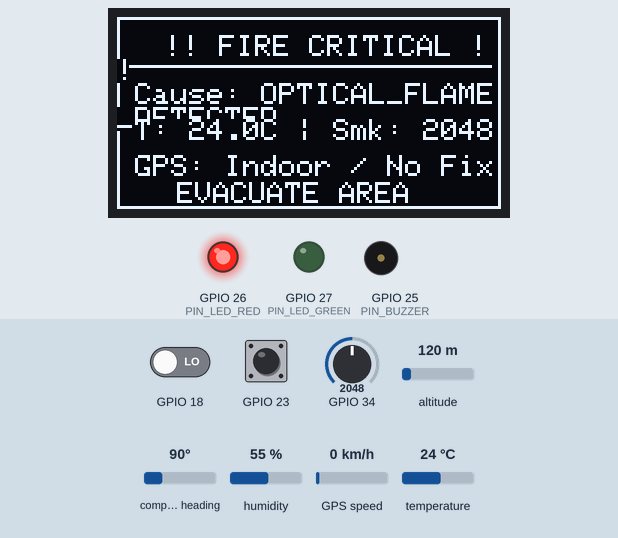
This sketch was run on a simulated ESP32. Parts: 128×64 one-colour display, output pins drawn as LEDs (lit = HIGH), buzzer (waves = sounding, pin HIGH). The test bench sets the inputs (shaded band); at power-on: GPIO 18 LOW, GPIO 34 = 2048, humidity 55 %, GPIO 23 HIGH, altitude 120 m, compass heading 90°, GPS speed 0 km/h, temperature 24 °C (analog values on the 0–4095 scale). WiFi joins after 1.5 s; servers stay silent unless stated; the GPS gets a fix after 3 s at 37.7749, -122.4194 with 8 satellites; web services answer with replies made up by the test bench; what the sketch prints to the serial monitor is not drawn.

Above: at 3.07 s.
3.1 s: GPIO 18 driven HIGH
5.1 s: GPIO 34 set to 1093
At 5.32 s:
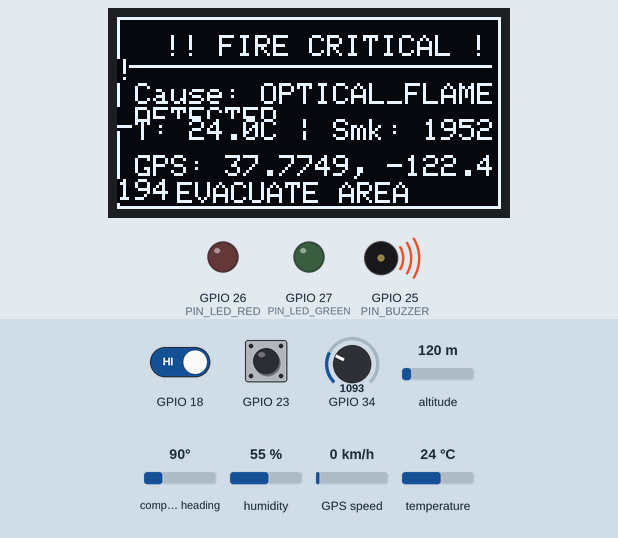
8.0 s: GPIO 34 set to 989
At 10.1 s:
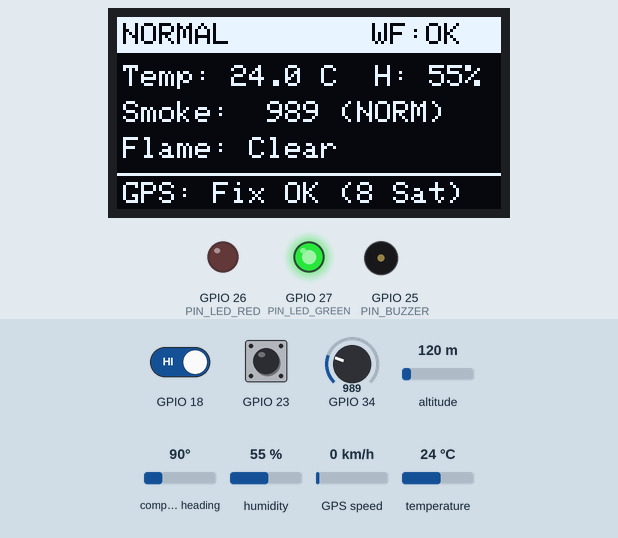
15.2 s: humidity set to 16 %
At 19.2 s:
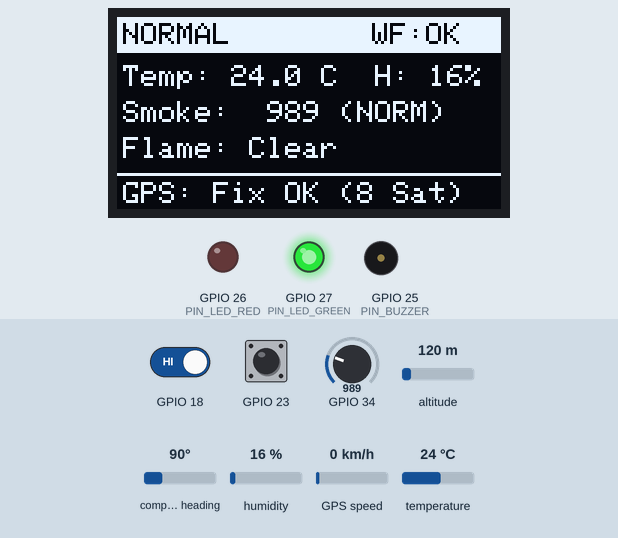
23.2 s: humidity set to 13 %
At 29.6 s:
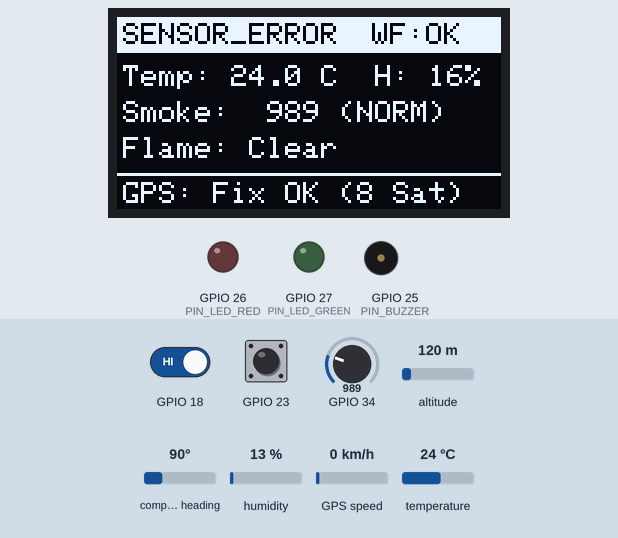
30.2 s: GPIO 23 pulled LOW for 0.15 s
At 31.01 s:
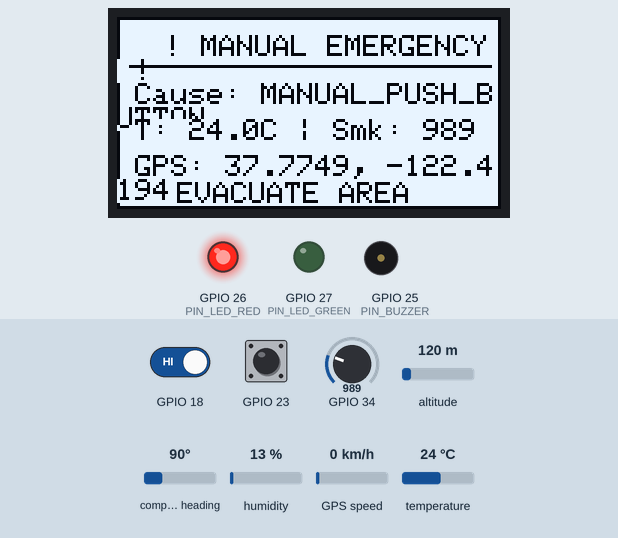
Timing chart, 0 to 31.9 s (numbered marks = the images above; inputs shaded):
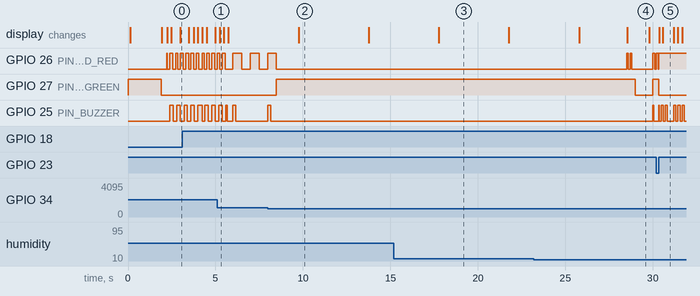

Measured:
- the behaviour switches between 1050 and 1049 on GPIO 34 (found by bisection; images 1 and 2)
- the behaviour switches between 15 and 14 % on humidity (found by bisection; images 3 and 4)
- after the input at 8.0 s, GPIO 26 (PIN_LED_RED): goes on until 8.5 s, then stays LOW; GPIO 27 (PIN_LED_GREEN): LOW → HIGH after 0.47 s; GPIO 25 (PIN_BUZZER): goes on until 8.2 s, then stays LOW; the display: changes after 1.8 s (image 2)
- after the input at 23.2 s, GPIO 26 (PIN_LED_RED): goes HIGH 0.10 s, LOW 0.10 s, HIGH 0.10 s, LOW 1.2 s, HIGH 0.09 s, then LOW, starting after 5.3 s; GPIO 27 (PIN_LED_GREEN): HIGH → LOW after 5.8 s, → HIGH 1.0 s later
- after the input at 30.2 s, GPIO 27 (PIN_LED_GREEN): HIGH → LOW after 0.13 s instead of 0.80 s; the display: first differs from a run without the input after 0.36 s (image 5)
- what the display in image 2 shows lasts 4.0 s, from 9.8 s to 13.8 s
- what the display in image 4 shows lasts 1.3 s, from 28.5 s to 29.8 s

The sketch:

smart_fire_detection.ino
```cpp
#include <Arduino.h>
#include "config.h"
#include "types.h"
#include "system_manager.h"
#include "mq2.h"
#include "dht11.h"
#include "flame.h"
#include "gps.h"
#include "detection.h"
#include "alarm.h"
#include "emergency.h"
#include "oled.h"
#include "wifi_manager.h"
#include "telegram_manager.h"
#include "web_server.h"

// =============================================================================
// GLOBAL SENSOR DRIVERS
// =============================================================================
MQ2Sensor   mq2Sensor;
DHTSensor   dhtSensor;
FlameSensor flameSensor;
GPSSensor   gpsSensor;

// =============================================================================
// CONTROLLERS & DISPLAY
// =============================================================================
DetectionController  detectionController;
AlarmController      alarmController;
EmergencyController  emergencyController;
OLEDDisplay          oledDisplay;

// =============================================================================
// COMMUNICATION SERVICES & REST API
// =============================================================================
WiFiManager      wifiManager;
TelegramManager  telegramManager;
DeviceWebServer  webServer;

// =============================================================================
// GLOBAL SYSTEM STATE & TELEMETRY
// =============================================================================
SensorReadings sensorData;
SystemStatus systemStatus;

// =============================================================================
// NON-BLOCKING TASK TIMERS (millis() tracking)
// =============================================================================
static unsigned long lastButtonPollTime   = 0;
static unsigned long lastFlamePollTime    = 0;
static unsigned long lastMQ2SampleTime    = 0;
static unsigned long lastDHTSampleTime    = 0;
static unsigned long lastThreatEvalTime   = 0;
static unsigned long lastOLEDRefreshTime  = 0;
static unsigned long lastWiFiCheckTime    = 0;
static unsigned long lastTelegramTime     = 0;
static unsigned long lastDiagnosticsTime  = 0;

// =============================================================================
// SETUP - HARDWARE & SUBSYSTEM INITIALIZATION
// =============================================================================
void setup() {
    // 1. Initialize Serial Interface for Debug & Logging
    Serial.begin(DEBUG_SERIAL_BAUD);
    unsigned long startWait = millis();
    while (!Serial && (millis() - startWait < 1500)) {
        // Wait briefly for USB Serial interface to enumerate
    }

    // 2. Initialize Core Hardware Pin Modes and Default States
    SystemManager::initHardware();

    // 3. Print Detailed Boot Information & Diagnostics
    SystemManager::printBootDiagnostics();

    // 4. Initialize Global State Structures
    systemStatus.currentState = STATE_BOOT;
    systemStatus.previousState = STATE_BOOT;
    systemStatus.activeThreat = THREAT_NONE;
    systemStatus.wifiConnected = false;
    strcpy(systemStatus.ipAddress, "0.0.0.0");
    systemStatus.wifiRSSI = 0;
    systemStatus.stateEnterTime_ms = millis();
    systemStatus.lastCriticalAlert_ms = 0;
    systemStatus.lastWarningAlert_ms = 0;
    systemStatus.uptimeSeconds = 0;
    systemStatus.freeHeapBytes = ESP.getFreeHeap();

    // Initialize Sensor Data Defaults
    sensorData.temperature = 0.0f;
    sensorData.humidity = 0.0f;
    sensorData.smoke_raw = 0;
    sensorData.smoke_voltage = 0.0f;
    sensorData.flame_detected = false;
    sensorData.emergency_pressed = false;
    sensorData.dht_valid = false;
    sensorData.mq2_valid = false;
    sensorData.flame_valid = false;
    sensorData.gps_valid = false;
    sensorData.gps_latitude = 0.0;
    sensorData.gps_longitude = 0.0;
    sensorData.gps_satellites = 0;
    sensorData.gps_altitude_m = 0.0f;
    sensorData.gps_hdop = 99.9f;
    strcpy(sensorData.gps_time_str, "Booting");
    sensorData.last_dht_read_ms = 0;
    sensorData.last_mq2_read_ms = 0;

    // 5. Initialize Display (shows boot splash)
    oledDisplay.begin();

    // 6. Initialize Individual Sensor Subsystems
    Serial.println("[SETUP] Initializing individual sensor modules...");
    mq2Sensor.begin();
    dhtSensor.begin();
    flameSensor.begin();
    gpsSensor.begin();

    // 7. Initialize Actuator Controllers
    alarmController.begin();
    emergencyController.begin();
    detectionController.begin();

    // 8. Initialize Communication Services & REST API Server
    wifiManager.begin();
    wifiManager.checkConnection(systemStatus);
    telegramManager.begin();
    webServer.begin(&detectionController, &emergencyController);

    if (systemStatus.wifiConnected) {
        telegramManager.sendBootNotification(systemStatus.ipAddress);
    }

    // 9. Transition to STATE_NORMAL
    systemStatus.currentState = STATE_NORMAL;
    systemStatus.previousState = STATE_BOOT;
    systemStatus.stateEnterTime_ms = millis();

    // 10. Arm Hardware Task Watchdog Timer (8 seconds)
    SystemManager::initWatchdog(8);

    Serial.println("[SYSTEM] Subsystems, sensors, display, REST API, and telemetry services operational.\n");
}

// =============================================================================
// MAIN EXECUTION LOOP - COOPERATIVE TIME-SLICED SCHEDULER
// =============================================================================
void loop() {
    unsigned long currentMillis = millis();

    // 1. Kick the Task Watchdog to prevent reboot
    SystemManager::feedWatchdog();

    // 2. High-Frequency: Stream GPS NMEA characters from UART FIFO
    gpsSensor.update(sensorData);

    // 3. High-Frequency: Handle incoming HTTP REST API requests
    webServer.handleClient(sensorData, systemStatus);

    // 4. High-Frequency: Emergency Button Debounce, Latching & Long-Press Reset (20 ms)
    if (currentMillis - lastButtonPollTime >= INTERVAL_BUTTON_POLL_MS) {
        lastButtonPollTime = currentMillis;
        emergencyController.poll(sensorData, systemStatus);
    }

    // 5. High-Frequency Task: Optical Flame Sensor Poll (50 ms)
    if (currentMillis - lastFlamePollTime >= INTERVAL_FLAME_POLL_MS) {
        lastFlamePollTime = currentMillis;
        flameSensor.sample(sensorData);
    }

    // 6. Medium-Frequency Task: MQ-2 Analog Oversampling & Filter (100 ms)
    if (currentMillis - lastMQ2SampleTime >= INTERVAL_MQ2_SAMPLE_MS) {
        lastMQ2SampleTime = currentMillis;
        mq2Sensor.sample(sensorData);
    }

    // 7. Threat Evaluation & State Machine Update (100 ms)
    if (currentMillis - lastThreatEvalTime >= INTERVAL_THREAT_EVAL_MS) {
        lastThreatEvalTime = currentMillis;
        detectionController.evaluate(sensorData, systemStatus);
        // Dispatch notifications if threat status warrants alerting
        telegramManager.dispatchAlerts(sensorData, systemStatus);
    }

    // 8. Continuous Non-Blocking Alarm Cadence Update (LEDs and Buzzer)
    alarmController.update(systemStatus.currentState);

    // 9. Medium-Frequency Task: OLED Display Refresh (250 ms)
    if (currentMillis - lastOLEDRefreshTime >= INTERVAL_OLED_REFRESH_MS) {
        lastOLEDRefreshTime = currentMillis;
        oledDisplay.update(sensorData, systemStatus);
    }

    // 10. Low-Frequency Task: DHT11 Temperature & Humidity Ingestion (2000 ms)
    if (currentMillis - lastDHTSampleTime >= INTERVAL_DHT11_SAMPLE_MS) {
        lastDHTSampleTime = currentMillis;
        dhtSensor.sample(sensorData);
    }

    // 11. Low-Frequency Task: Wi-Fi Reconnection & Health Monitor (5000 ms)
    if (currentMillis - lastWiFiCheckTime >= INTERVAL_WIFI_CHECK_MS) {
        lastWiFiCheckTime = currentMillis;
        wifiManager.checkConnection(systemStatus);
    }

    // 12. Low-Frequency Task: Telegram Notification Queue Worker (1000 ms)
    if (currentMillis - lastTelegramTime >= INTERVAL_TELEGRAM_WORKER_MS) {
        lastTelegramTime = currentMillis;
        telegramManager.processQueue();
    }

    // 13. Periodic Heartbeat & Telemetry Summary Log (every 10 seconds)
    if (currentMillis - lastDiagnosticsTime >= 10000UL) {
        lastDiagnosticsTime = currentMillis;
        SystemManager::refreshDiagnostics(systemStatus);

        Serial.printf("[HEARTBEAT] State: %-7s (Threat: %-25s) | T: %.1fC | H: %.1f%% | Smk: %4u ADC | Flame: %s | WiFi: %s | GPS: %s (%u Sats) | Heap: %u B\n",
                      SystemManager::stateToString(systemStatus.currentState),
                      SystemManager::threatToString(systemStatus.activeThreat),
                      sensorData.temperature,
                      sensorData.humidity,
                      sensorData.smoke_raw,
                      sensorData.flame_detected ? "TRIGGERED!" : "Clear",
                      systemStatus.wifiConnected ? "Connected" : "Disconnected",
                      sensorData.gps_valid ? "FIX OK" : (gpsSensor.isHardwareConnected() ? "Searching" : "No Module"),
                      sensorData.gps_satellites,
                      systemStatus.freeHeapBytes);
    }
}
```

alarm.cpp
```cpp
#include "alarm.h"

AlarmController::AlarmController()
    : _buzzerState(false),
      _redLedState(false),
      _greenLedState(true),
      _lastBuzzerStep_ms(0),
      _lastLedStep_ms(0),
      _patternPhase(0) {
}

void AlarmController::begin() {
    pinMode(PIN_BUZZER, OUTPUT);
    pinMode(PIN_LED_RED, OUTPUT);
    pinMode(PIN_LED_GREEN, OUTPUT);

    // Initial safe states: Green ON, Red OFF, Buzzer OFF
    setOutputs(true, false, false);
    Serial.println("[ALARM] Local visual & audible alarm controller initialized.");
}

void AlarmController::setOutputs(bool green, bool red, bool buzzer) {
    if (_greenLedState != green) {
        _greenLedState = green;
        digitalWrite(PIN_LED_GREEN, green ? HIGH : LOW);
    }
    if (_redLedState != red) {
        _redLedState = red;
        digitalWrite(PIN_LED_RED, red ? HIGH : LOW);
    }
    if (_buzzerState != buzzer) {
        _buzzerState = buzzer;
        digitalWrite(PIN_BUZZER, buzzer ? HIGH : LOW);
    }
}

void AlarmController::silence() {
    setOutputs(_greenLedState, false, false);
}

void AlarmController::handleNormalPattern() {
    // Solid Green, Red OFF, Buzzer OFF
    setOutputs(true, false, false);
}

void AlarmController::handleWarningPattern() {
    unsigned long now = millis();

    // Red LED: Blinks 500ms ON / 500ms OFF
    bool redState = ((now / 500UL) % 2 == 0);

    // Buzzer: Intermittent advisory chirp: 150ms ON every 2000ms
    unsigned long buzzerCycle = now % 2000UL;
    bool buzzerState = (buzzerCycle < 150UL);

    setOutputs(false, redState, buzzerState);
}

void AlarmController::handleCriticalPattern() {
    unsigned long now = millis();

    // Red LED: Rapid 150ms Strobe
    bool redState = ((now / 150UL) % 2 == 0);

    // Buzzer: Urgent alarm cadence: 200ms ON / 200ms OFF
    bool buzzerState = ((now / 200UL) % 2 == 0);

    setOutputs(false, redState, buzzerState);
}

void AlarmController::handleEmergencyPattern() {
    unsigned long now = millis();

    // Red LED: Solid ON (or high-speed 100ms strobe)
    bool redState = true;

    // Buzzer: Piercing continuous tone (or fast warble 100ms ON / 100ms OFF)
    bool buzzerState = ((now / 120UL) % 2 == 0);

    setOutputs(false, redState, buzzerState);
}

void AlarmController::handleSensorErrorPattern() {
    unsigned long now = millis();

    // Green LED: Slow toggle
    bool greenState = ((now / 1000UL) % 2 == 0);

    // Red LED: Double-pulse diagnostic blink
    unsigned long subCycle = now % 1500UL;
    bool redState = (subCycle < 100UL || (subCycle >= 200UL && subCycle < 300UL));

    // Buzzer: Brief chirp every 3 seconds
    unsigned long buzzCycle = now % 3000UL;
    bool buzzerState = (buzzCycle < 60UL);

    setOutputs(greenState, redState, buzzerState);
}

void AlarmController::update(SystemState state) {
    switch (state) {
        case STATE_NORMAL:
            handleNormalPattern();
            break;
        case STATE_WARNING:
            handleWarningPattern();
            break;
        case STATE_CRITICAL:
            handleCriticalPattern();
            break;
        case STATE_EMERGENCY:
            handleEmergencyPattern();
            break;
        case STATE_SENSOR_ERROR:
            handleSensorErrorPattern();
            break;
        case STATE_BOOT:
        default:
            setOutputs(true, false, false);
            break;
    }
}
```

alarm.h
```cpp
#ifndef ALARM_CONTROLLER_H
#define ALARM_CONTROLLER_H

#include <Arduino.h>
#include "config.h"
#include "types.h"

class AlarmController {
public:
    AlarmController();

    void begin();

    /**
     * @brief Updates LED and Buzzer outputs according to active system state.
     * Non-blocking, must be called regularly in the main loop.
     */
    void update(SystemState state);

    void silence();

    bool isBuzzerActive() const   { return _buzzerState; }
    bool isRedLedActive() const    { return _redLedState; }
    bool isGreenLedActive() const  { return _greenLedState; }

private:
    bool _buzzerState;
    bool _redLedState;
    bool _greenLedState;

    unsigned long _lastBuzzerStep_ms;
    unsigned long _lastLedStep_ms;
    uint8_t       _patternPhase;

    void setOutputs(bool green, bool red, bool buzzer);
    void handleNormalPattern();
    void handleWarningPattern();
    void handleCriticalPattern();
    void handleEmergencyPattern();
    void handleSensorErrorPattern();
};

#endif // ALARM_CONTROLLER_H
```

detection.h
```cpp
#ifndef DETECTION_CONTROLLER_H
#define DETECTION_CONTROLLER_H

#include <Arduino.h>
#include "config.h"
#include "types.h"

class DetectionController {
public:
    DetectionController();

    void begin();

    /**
     * @brief Core sensor fusion evaluation algorithm.
     * Evaluates fused sensor readings and drives deterministic state machine transitions.
     *
     * @param sensors Constant reference to current sensor readings.
     * @param status Reference to system status to update state and active threat.
     */
    void evaluate(const SensorReadings& sensors, SystemStatus& status);

    // Dynamic Threshold Configuration
    void setSmokeWarnThreshold(uint16_t val) { _smokeWarnThreshold = val; }
    void setSmokeCritThreshold(uint16_t val) { _smokeCritThreshold = val; }
    void setTempWarnThreshold(float val)     { _tempWarnThreshold = val; }
    void setTempCritThreshold(float val)     { _tempCritThreshold = val; }

    uint16_t getSmokeWarnThreshold() const { return _smokeWarnThreshold; }
    uint16_t getSmokeCritThreshold() const { return _smokeCritThreshold; }
    float    getTempWarnThreshold() const  { return _tempWarnThreshold; }
    float    getTempCritThreshold() const  { return _tempCritThreshold; }

    bool stateChangedThisCycle() const { return _stateChanged; }

private:
    uint16_t _smokeWarnThreshold;
    uint16_t _smokeCritThreshold;
    float    _tempWarnThreshold;
    float    _tempCritThreshold;

    bool     _stateChanged;

    SystemState determineState(const SensorReadings& sensors,
                               SystemState currentState,
                               ThreatReason& outThreat);

    void onStateTransition(SystemState from, SystemState to, ThreatReason threat);
};

#endif // DETECTION_CONTROLLER_H
```

dht11.cpp
```cpp
#include "dht11.h"

DHTSensor::DHTSensor()
    : _dht(PIN_DHT11, DHT11),
      _lastValidTemp(25.0f),
      _lastValidHumidity(50.0f),
      _isValid(false),
      _consecutiveErrors(0),
      _lastAttemptTime_ms(0) {
}

void DHTSensor::begin() {
    _dht.begin();
    Serial.printf("[DHT11] Initialized on GPIO %d. Ready for single-wire telemetry.\n", PIN_DHT11);

    // Perform initial read attempt
    delay(50);
    float t = _dht.readTemperature();
    float h = _dht.readHumidity();

    if (!isnan(t) && !isnan(h) && t >= 0.0f && t <= 60.0f) {
        _lastValidTemp = t;
        _lastValidHumidity = h;
        _isValid = true;
        Serial.printf("[DHT11] Initial reading valid: Temp=%.1f C, Humidity=%.1f %%\n", t, h);
    } else {
        Serial.println("[DHT11] Initial reading pending (sensor warming up or awaiting first bus cycle).");
    }
}

void DHTSensor::sample(SensorReadings& data) {
    _lastAttemptTime_ms = millis();
    float t = _dht.readTemperature();
    float h = _dht.readHumidity();

    // Check for standard 1-wire timing/checksum failure or physical disconnection
    bool readFailed = (isnan(t) || isnan(h) || t < 0.0f || t > 60.0f || h < 15.0f || h > 98.0f);

    if (readFailed) {
        if (_consecutiveErrors < 255) {
            _consecutiveErrors++;
        }

        // If 3 consecutive 2-second reads fail (6 seconds with no signal), declare sensor invalid
        if (_consecutiveErrors >= 3) {
            _isValid = false;
            Serial.printf("[DHT11] WARNING: Consecutive read failures (%u). Check wiring on GPIO %d.\n",
                          _consecutiveErrors, PIN_DHT11);
        }
    } else {
        _consecutiveErrors = 0;
        _isValid = true;
        _lastValidTemp = t;
        _lastValidHumidity = h;
    }

    // Populate shared telemetry (retains last known good value during transient single drops)
    data.temperature = _lastValidTemp;
    data.humidity = _lastValidHumidity;
    data.dht_valid = _isValid;
    data.last_dht_read_ms = _lastAttemptTime_ms;
}
```

dht11.h
```cpp
#ifndef DHT11_SENSOR_H
#define DHT11_SENSOR_H

#include <Arduino.h>
#include <DHT.h>
#include "config.h"
#include "types.h"

class DHTSensor {
public:
    DHTSensor();

    void begin();
    void sample(SensorReadings& data);

    float getTemperature() const { return _lastValidTemp; }
    float getHumidity() const { return _lastValidHumidity; }
    bool isValid() const { return _isValid; }
    uint8_t getConsecutiveErrors() const { return _consecutiveErrors; }

private:
    DHT _dht;
    float _lastValidTemp;
    float _lastValidHumidity;
    bool _isValid;
    uint8_t _consecutiveErrors;
    unsigned long _lastAttemptTime_ms;
};

#endif // DHT11_SENSOR_H
```

Source omitted: detection.cpp (6559 bytes), emergency.cpp (2922 bytes), emergency.h (1077 bytes), flame.cpp (1720 bytes), flame.h (723 bytes), gps.cpp (5114 bytes), gps.h (945 bytes), mq2.cpp (3190 bytes), mq2.h (885 bytes), oled.cpp (6409 bytes), oled.h (940 bytes), secrets.h (872 bytes) and 10 more
